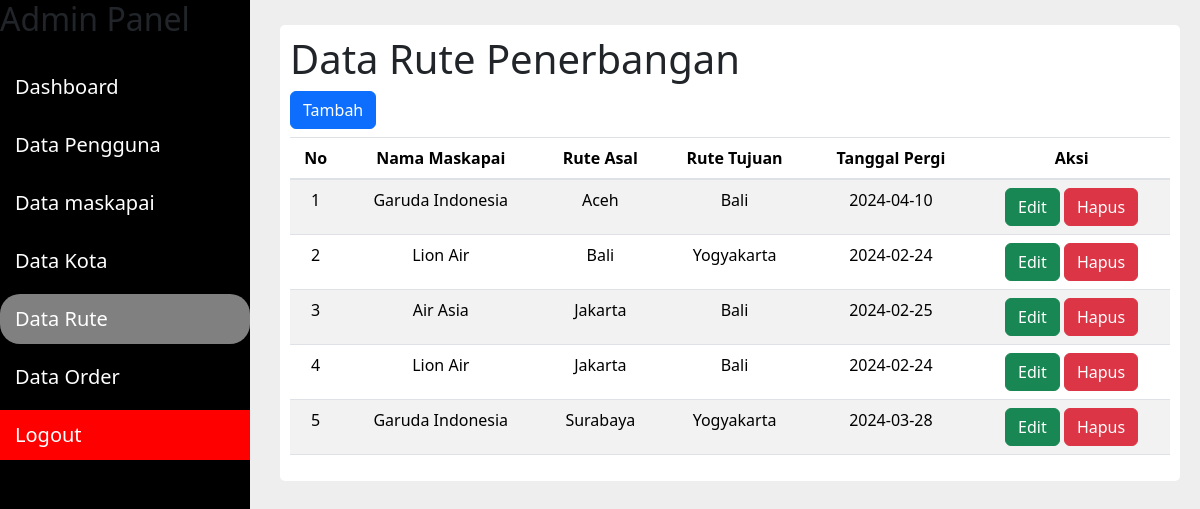
Screenshot of /e-ticketing-airplane/admin/rute/index.php (signed in) with the database file from the repository.
### tables this page shows
CREATE TABLE `rute` (
  `id_rute` int NOT NULL,
  `id_maskapai` int NOT NULL,
  `rute_asal` varchar(100) NOT NULL,
  `rute_tujuan` varchar(100) NOT NULL,
  `tanggal_pergi` date NOT NULL
);

CREATE TABLE `maskapai` (
  `id_maskapai` int NOT NULL,
  `logo_maskapai` text,
  `nama_maskapai` varchar(50) NOT NULL,
  `kapasitas` int NOT NULL
);

### e-ticketing-airplane/admin/rute/functions.php (called while the page is built, shortened)
<?php
require '../../koneksi.php';
function query($query){
    global $conn;
    $rows = [];
    $result = mysqli_query($conn, $query);
    while($row = mysqli_fetch_assoc($result)){
        $rows[] = $row;
    }
    return $rows;
}
?>

### e-ticketing-airplane/admin/rute/index.php (the view, shortened to what this page needs)
<?php
require 'functions.php';
$rute = query("SELECT * FROM rute INNER JOIN maskapai ON maskapai.id_maskapai = rute.id_maskapai ORDER BY rute_asal");
?>
<?php require '../../layouts/sidebar_admin.php'; ?>
<div class="container-rute">
    <h1 class="text-2xl font-semibold mb-2">Data Rute Penerbangan</h1>
    <button type="button" class="btn btn-primary mb-2" data-bs-toggle="modal" data-bs-target="#modalTambah">
    Tambah
    </button>
<table class="table table-striped">
    <thead class="text-center">
        <tr>
            <th class="px-2 py-2">No</th>
            <th class="px-2 py-2">Nama Maskapai</th>
            <th class="px-2 py-2">Rute Asal</th>
            <th class="px-2 py-2">Rute Tujuan</th>
            <th class="px-2 py-2">Tanggal Pergi</th>
            <th class="px-2 py-2">Aksi</th>
        </tr>
    </thead>
    <tbody class="text-center">
        <?php $no = 1; ?>
        <?php foreach($rute as $data) : ?>
        <tr>
            <td class="px-2 py-2"><?= $no; ?></td>
            <td class="px-2 py-2"><?= $data["nama_maskapai"]; ?></td>
            <td class="px-2 py-2"><?= $data["rute_asal"]; ?></td>
            <td class="px-2 py-2"><?= $data["rute_tujuan"]; ?></td>
            <td class="px-2 py-2"><?= $data["tanggal_pergi"]; ?></td>
            <td class="px-2 py-2">
                <button type="button" class="btn btn-success" data-bs-toggle="modal" data-bs-target="#modalEdit<?= $data["id_rute"]; ?>">
                Edit
                </button>
                <button type="button" class="btn btn-danger" data-bs-toggle="modal" data-bs-target="#modalHapus<?= $data["id_rute"]; ?>">
                Hapus
                </button>
            </td>
        </tr>
        <?php $no++; ?>
            <?php endforeach; ?>
        </tbody>
    </table>
</div>

### e-ticketing-airplane/admin/rute/index.php (style rules this page uses)
body { background: #eee; }
.container-rute { background: #fff; width: 75%; padding: 10px; border-radius: 5px; margin: 25px auto; margin-left: 280px; }

### rows the page displays
rute: id_maskapai.nama_maskapai "Garuda Indonesia", rute_asal "Aceh", rute_tujuan "Bali", tanggal_pergi "2024-04-10"
rute: id_maskapai.nama_maskapai "Lion Air", rute_asal "Bali", rute_tujuan "Yogyakarta", tanggal_pergi "2024-02-24"
rute: id_maskapai.nama_maskapai "Air Asia", rute_asal "Jakarta", rute_tujuan "Bali", tanggal_pergi "2024-02-25"
rute: id_maskapai.nama_maskapai "Lion Air", rute_asal "Jakarta", rute_tujuan "Bali", tanggal_pergi "2024-02-24"
rute: id_maskapai.nama_maskapai "Garuda Indonesia", rute_asal "Surabaya", rute_tujuan "Yogyakarta", tanggal_pergi "2024-03-28"
